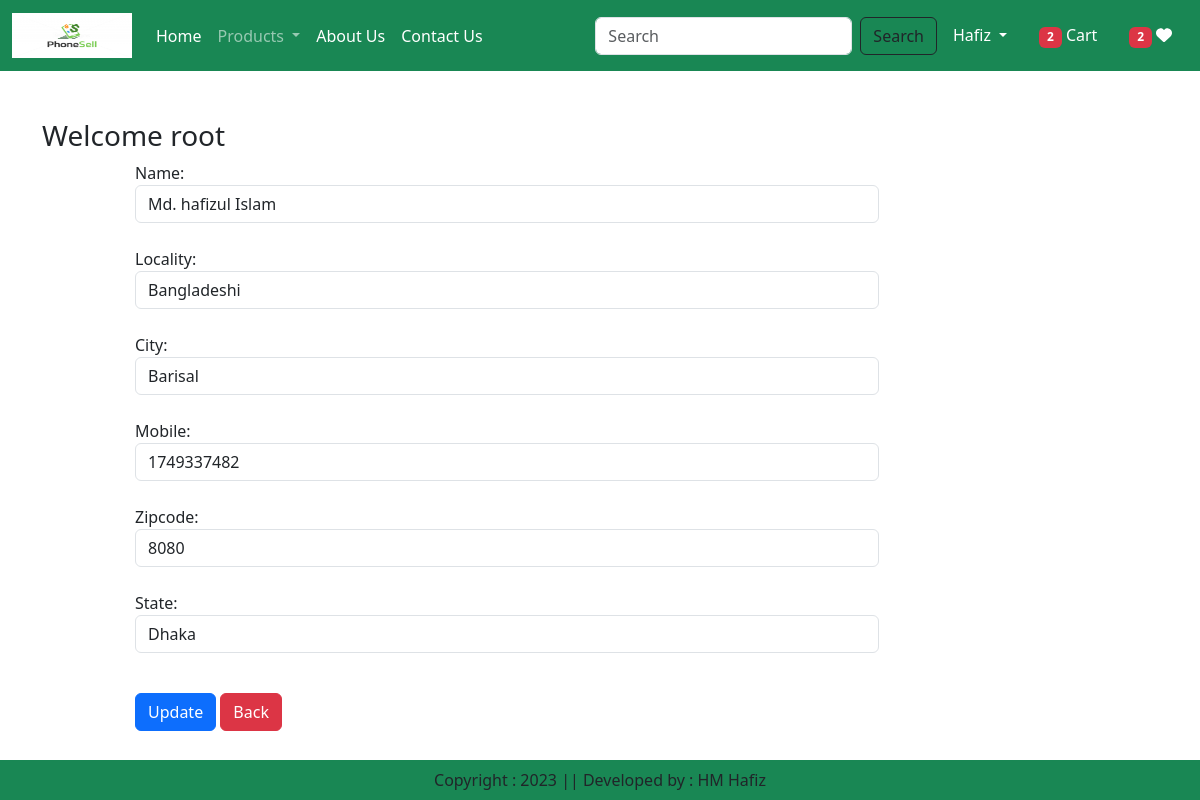
The app's page /address-update/6 (signed in) with its own data.
### app/models.py (models this page shows, shortened)
class Customer(models.Model):
    user = models.ForeignKey(User, on_delete=models.CASCADE)
    name = models.CharField(max_length=200)
    locality = models.CharField(max_length=200)
    city = models.CharField(max_length=50)
    mobile = models.IntegerField(default=0)
    zipcode = models.IntegerField()
    state = models.CharField(choices= STATE_CHOICES, max_length=100)

### app/views.py (the view, shortened to what this page needs)
# urls.py: path('address-update/<int:pk>', views.AddressUpdate.as_view(), name = 'address-update' ),
@method_decorator(login_required, name='dispatch')
class AddressUpdate(View):
    def get(self, request,pk):
        add = Customer.objects.get(pk=pk)
        form = CustomerProfileForm(instance=add)
        totalitem = 0
        wishitem = 0
        if request.user.is_authenticated:
            totalitem = len(Cart.objects.filter(user=request.user))
            wishitem = len(Wishlist.objects.filter(user=request.user))
        return render(request, 'app/address_update.html',locals())

### app/forms.py
class CustomerProfileForm(forms.ModelForm):
    class Meta:
        model = Customer
        fields = ['name','locality','city','mobile','zipcode','state']
        widgets = {
            'name': forms.TextInput(attrs= {'class': 'form-control'}),
            'locality': forms.TextInput(attrs= {'class': 'form-control'}),
            'city': forms.TextInput(attrs= {'class': 'form-control'}),
            'mobile': forms.NumberInput(attrs= {'class': 'form-control'}),
            'zipcode': forms.NumberInput(attrs= {'class': 'form-control'}),
            'state': forms.Select(attrs= {'class': 'form-control'}),
        }

### app/Templates/app/address_update.html (shortened to what this page needs)
{% extends 'app/base.html' %}
{% load static %}
{% block main-content %}
    <div class="container my-5">
        <div class="row">
            <h3> Welcome <span class="text-captalize"> {{request.user}} </span> </h3>
        </div>
        <div class="col-sm-8 offset-sm-1">
            <form action="" method="POST">
                {% for fm in form %}
                    {{fm.label_tag}} {{ fm }} <small class="text-danger">{{fm.errors | striptags }}</small> <br>
                {% endfor %}
                <div class="col-12 mt-3">
                    <button type="submit" class="btn btn-primary"> Update </button>
                    <a href="{% url 'address' %}" type="button" class="btn btn-danger"> Back </a>
                </div>
            </form>
        </div>
    </div>
{% endblock main-content %}

### records on screen
Customer: form "Md. hafizul Islam" "Bangladeshi" "Barisal" "1749337482" "8080" "Dhaka"

### other values on screen
{{ totalitem }} "2"
{{ wishitem }} "2"
{{ request.user }} "root"
{{ fm.label_tag }} "Name:" "Locality:" "City:" "Mobile:" "Zipcode:" "State:"
